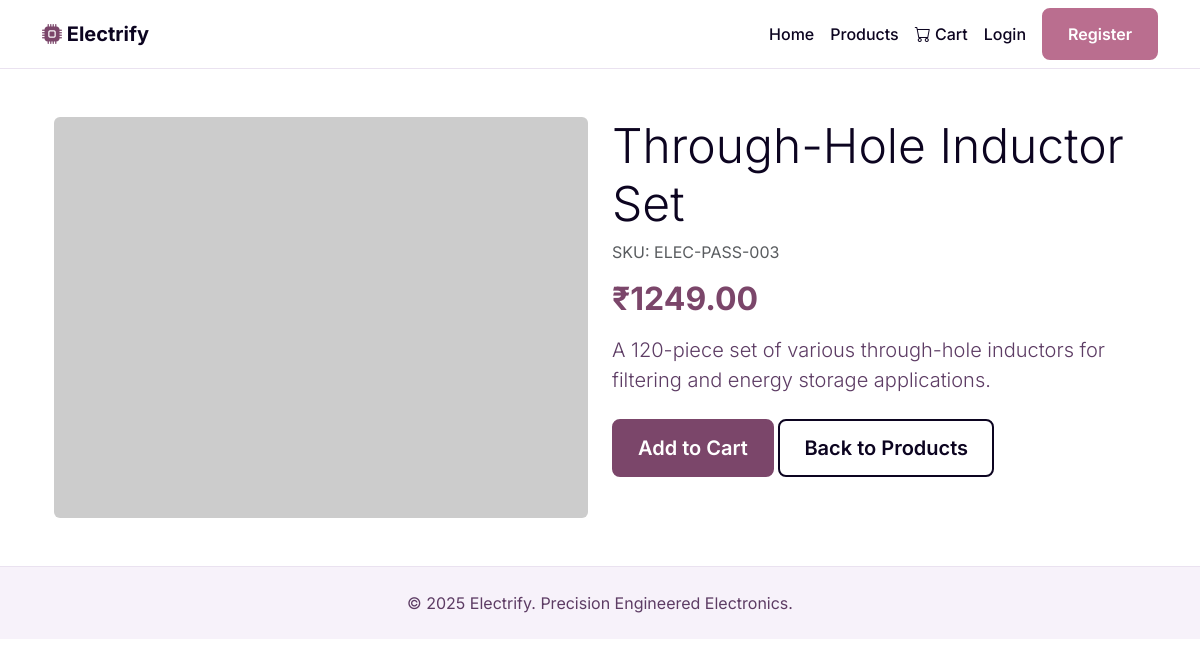
Page /product_detail.php?id=3 on the committed database.
### tables this page shows
CREATE TABLE `products` (
  `product_id` INT(11) NOT NULL AUTO_INCREMENT,
  `category_id` INT(11) NOT NULL,
  `product_name` VARCHAR(255) NOT NULL,
  `description` TEXT,
  `price` DECIMAL(10, 2) NOT NULL,
  `sku` VARCHAR(100) NOT NULL UNIQUE,
  `stock_quantity` INT(11) NOT NULL DEFAULT 0,
  `image_url` VARCHAR(255) DEFAULT NULL,
  `created_at` TIMESTAMP NOT NULL DEFAULT CURRENT_TIMESTAMP,
  `updated_at` TIMESTAMP NOT NULL DEFAULT CURRENT_TIMESTAMP ON UPDATE CURRENT_TIMESTAMP,
  PRIMARY KEY (`product_id`),
  FOREIGN KEY (`category_id`) REFERENCES `categories` (`category_id`) ON DELETE CASCADE
);

### product_detail.php (the view, shortened to what this page needs)
<?php
require_once 'includes/header.php';
require_once 'config/db_connect.php';
$product_id = isset($_GET['id']) ? (int)$_GET['id'] : 0;
$sql = "SELECT * FROM products WHERE product_id = ?";
$stmt = $conn->prepare($sql);
$stmt->bind_param("i", $product_id);
$stmt->execute();
$result = $stmt->get_result();
$product = $result->fetch_assoc();
?>
<div class="container my-5">
    <?php if ($product):  ?>
        <div class="row">
            <div class="col-md-6">
                <?php
                    if (!empty($product['image_url'])) {
                        $image_path = 'assets/images/products/' . htmlspecialchars($product['image_url']);
                    } else {
                        $image_path = 'https://via.placeholder.com/600x450.png/F7F2FA/0C0420?text=Electrify';
                    }
                ?>
                <img src="<?php echo $image_path; ?>" class="img-fluid rounded" alt="<?php echo htmlspecialchars($product['product_name']); ?>">
            </div>
            <div class="col-md-6">
                <h1 class="display-5"><?php echo htmlspecialchars($product['product_name']); ?></h1>
                <p class="text-muted">SKU: <?php echo htmlspecialchars($product['sku']); ?></p>
                <h2 class="my-3" style="color: var(--color-primary-action);">₹<?php echo htmlspecialchars($product['price']); ?></h2>
                <p class="lead"><?php echo nl2br(htmlspecialchars($product['description'])); ?></p>
                <div class="d-grid gap-2 d-md-block mt-4">
                    <button class="btn btn-primary btn-lg" type="button">Add to Cart</button>
                    <a href="products.php" class="btn btn-secondary btn-lg" type="button">Back to Products</a>
                </div>
            </div>
        </div>
    <?php endif; ?>
</div>
<?php
require_once 'includes/footer.php';
?>

### assets/css/style.css (style rules this page uses)
:root { --color-primary-dark: #0C0420; --color-primary-action: #7B466A; --color-primary-hover: #9F6496; --color-text-secondary: #5D3C64; --color-accent: #BA6E8F; --color-background: #FFFFFF; --color-subtle-bg: #F7F2FA; --color-border: #EAE2F0; --color-success: #10B981; --color-error: #EF4444; --shadow-md: 0 4px 6px -1px rgb(12 4 32 / 0.1), 0 2px 4px -2px rgb(12 4 32 / 0.1); --shadow-lg: 0 10px 15px -3px rgb(12 4 32 / 0.1), 0 4px 6px -4px rgb(12 4 32 / 0.1); --border-radius: 0.5rem; }
*, *::before, *::after { box-sizing: border-box; }
body { background-color: var(--color-background); color: var(--color-text-secondary); font-family: 'Inter', sans-serif; animation: fadeInAnimation ease 1s; animation-iteration-count: 1; animation-fill-mode: forwards; }
h1, h2, h3, h4, h5, h6 { color: var(--color-primary-dark); font-weight: 700; }
.btn { border-radius: var(--border-radius); transition: all 0.2s ease-in-out; padding: 0.75rem 1.5rem; font-weight: 600; border-width: 2px; }
.btn-primary { background-color: var(--color-primary-action); border-color: var(--color-primary-action); color: white; }
.btn-secondary { background-color: transparent; border-color: var(--color-primary-dark); color: var(--color-primary-dark); }

### rows in the picture
products: product_name "Through-Hole Inductor Set", sku "ELEC-PASS-003", price "1249.00", description "A 120-piece set of various through-hole inductors for filtering and energy storage applications."
